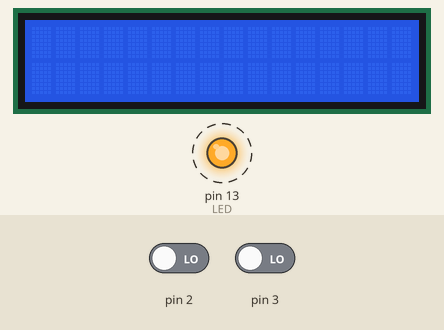
This sketch was run on a simulated Arduino Uno, built with avr-gcc and run on an emulated ATmega328P. Shown: 16×2 character LCD, output pins drawn as LEDs (lit = HIGH). Dashed ring = blinking. Inputs (shaded band) come from the test bench; at power-on: pin 2 LOW, pin 3 LOW.

Above: at 1.2 s.
1.3 s: pin 2 driven HIGH
At 2.4 s:
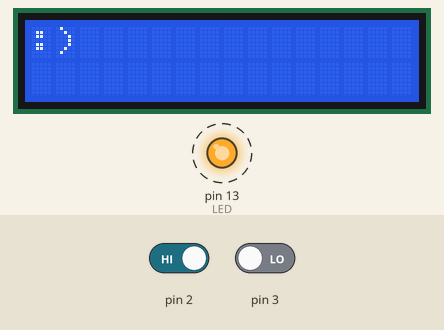
4.3 s: pin 3 driven HIGH
At 5.4 s:
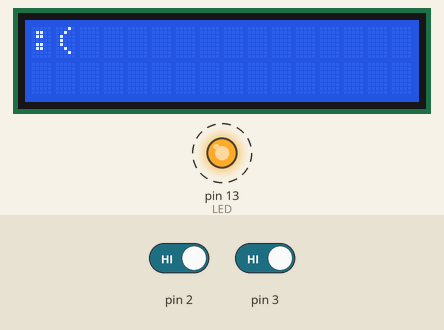
Timing chart, 0 to 13.3 s (numbered marks = the images above; inputs shaded):
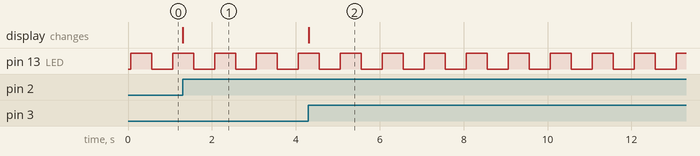

Measured:
- after the input at 1.3 s, the display: changes at once (image 1)
- after the input at 4.3 s, the display: changes at once (image 2)
- by itself, pin 13 (LED): alternates HIGH for 0.50 s and LOW for 0.50 s

The sketch:

smiles.ino
```cpp
#define LED 13
#include <LiquidCrystal.h>
LiquidCrystal lcd(8,9,4,5,6,7);
void setup() {
  lcd.begin(16,2);
  pinMode(13,OUTPUT);
  attachInterrupt(0,displayHappy,RISING);
  attachInterrupt(1, displaySad, RISING);

}
void displayHappy(){
  lcd.clear();
  lcd.print(":)" );
}
void displaySad(){
  lcd.clear();
  lcd.print(":(" );
}
void loop() {
  digitalWrite(LED, HIGH);
  delay(500);
  digitalWrite(LED, LOW);
  delay(500);
}
```
